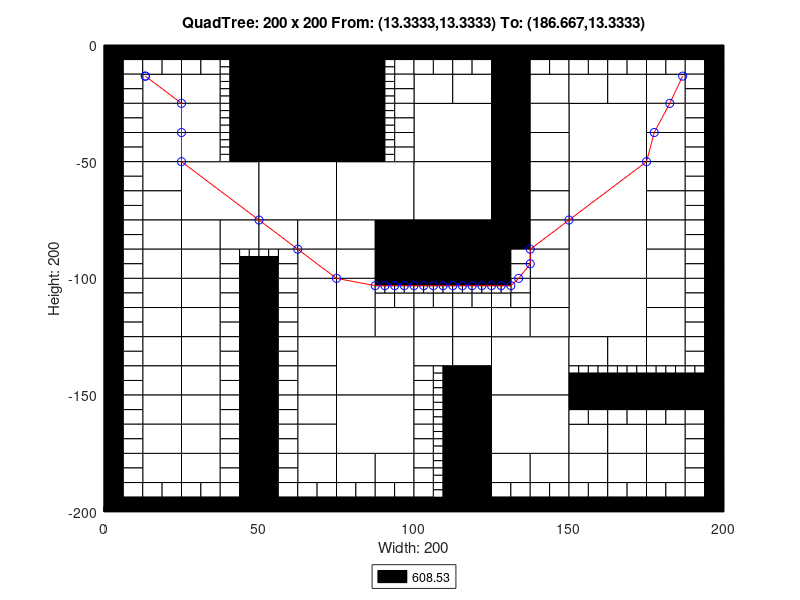

Reproduce this figure in MATLAB.
axis([0 200 -200 0]);
title('QuadTree: 200 x 200 From: (13.3333,13.3333) To: (186.667,13.3333)');
xlabel('Width: 200');
ylabel('Height: 200');
rectangle('Position',[50 -25 25 25], 'FaceColor',[0 0 0]);
rectangle('Position',[50 -50 25 25], 'FaceColor',[0 0 0]);
rectangle('Position',[25 -75 25 25], 'FaceColor',[1 1 1]);
rectangle('Position',[50 -75 25 25], 'FaceColor',[1 1 1]);
rectangle('Position',[75 -75 25 25], 'FaceColor',[1 1 1]);
rectangle('Position',[100 -50 25 25], 'FaceColor',[1 1 1]);
rectangle('Position',[150 -50 25 25], 'FaceColor',[1 1 1]);
rectangle('Position',[100 -75 25 25], 'FaceColor',[1 1 1]);
rectangle('Position',[100 -100 25 25], 'FaceColor',[0 0 0]);
rectangle('Position',[150 -75 25 25], 'FaceColor',[1 1 1]);
rectangle('Position',[150 -100 25 25], 'FaceColor',[1 1 1]);
rectangle('Position',[75 -150 25 25], 'FaceColor',[1 1 1]);
rectangle('Position',[75 -175 25 25], 'FaceColor',[1 1 1]);
rectangle('Position',[125 -150 25 25], 'FaceColor',[1 1 1]);
rectangle('Position',[150 -125 25 25], 'FaceColor',[1 1 1]);
rectangle('Position',[125 -175 25 25], 'FaceColor',[1 1 1]);
rectangle('Position',[12.5 -25 12.5 12.5], 'FaceColor',[1 1 1]);
rectangle('Position',[25 -25 12.5 12.5], 'FaceColor',[1 1 1]);
rectangle('Position',[12.5 -37.5 12.5 12.5], 'FaceColor',[1 1 1]);
rectangle('Position',[12.5 -50 12.5 12.5], 'FaceColor',[1 1 1]);
rectangle('Position',[25 -37.5 12.5 12.5], 'FaceColor',[1 1 1]);
rectangle('Position',[25 -50 12.5 12.5], 'FaceColor',[1 1 1]);
rectangle('Position',[75 -12.5 12.5 12.5], 'FaceColor',[0 0 0]);
rectangle('Position',[75 -25 12.5 12.5], 'FaceColor',[0 0 0]);
rectangle('Position',[75 -37.5 12.5 12.5], 'FaceColor',[0 0 0]);
rectangle('Position',[75 -50 12.5 12.5], 'FaceColor',[0 0 0]);
rectangle('Position',[12.5 -62.5 12.5 12.5], 'FaceColor',[1 1 1]);
rectangle('Position',[12.5 -75 12.5 12.5], 'FaceColor',[1 1 1]);
rectangle('Position',[12.5 -87.5 12.5 12.5], 'FaceColor',[1 1 1]);
rectangle('Position',[12.5 -100 12.5 12.5], 'FaceColor',[1 1 1]);
rectangle('Position',[25 -87.5 12.5 12.5], 'FaceColor',[1 1 1]);
rectangle('Position',[37.5 -87.5 12.5 12.5], 'FaceColor',[1 1 1]);
rectangle('Position',[25 -100 12.5 12.5], 'FaceColor',[1 1 1]);
rectangle('Position',[50 -87.5 12.5 12.5], 'FaceColor',[1 1 1]);
rectangle('Position',[62.5 -87.5 12.5 12.5], 'FaceColor',[1 1 1]);
rectangle('Position',[62.5 -100 12.5 12.5], 'FaceColor',[1 1 1]);
rectangle('Position',[75 -87.5 12.5 12.5], 'FaceColor',[1 1 1]);
rectangle('Position',[87.5 -87.5 12.5 12.5], 'FaceColor',[0 0 0]);
rectangle('Position',[75 -100 12.5 12.5], 'FaceColor',[1 1 1]);
rectangle('Position',[87.5 -100 12.5 12.5], 'FaceColor',[0 0 0]);
rectangle('Position',[100 -25 12.5 12.5], 'FaceColor',[1 1 1]);
rectangle('Position',[112.5 -25 12.5 12.5], 'FaceColor',[1 1 1]);
rectangle('Position',[125 -12.5 12.5 12.5], 'FaceColor',[0 0 0]);
rectangle('Position',[125 -25 12.5 12.5], 'FaceColor',[0 0 0]);
rectangle('Position',[137.5 -25 12.5 12.5], 'FaceColor',[1 1 1]);
rectangle('Position',[125 -37.5 12.5 12.5], 'FaceColor',[0 0 0]);
rectangle('Position',[137.5 -37.5 12.5 12.5], 'FaceColor',[1 1 1]);
rectangle('Position',[125 -50 12.5 12.5], 'FaceColor',[0 0 0]);
rectangle('Position',[137.5 -50 12.5 12.5], 'FaceColor',[1 1 1]);
rectangle('Position',[150 -25 12.5 12.5], 'FaceColor',[1 1 1]);
rectangle('Position',[162.5 -25 12.5 12.5], 'FaceColor',[1 1 1]);
rectangle('Position',[175 -25 12.5 12.5], 'FaceColor',[1 1 1]);
rectangle('Position',[175 -37.5 12.5 12.5], 'FaceColor',[1 1 1]);
rectangle('Position',[175 -50 12.5 12.5], 'FaceColor',[1 1 1]);
rectangle('Position',[125 -62.5 12.5 12.5], 'FaceColor',[0 0 0]);
rectangle('Position',[137.5 -62.5 12.5 12.5], 'FaceColor',[1 1 1]);
rectangle('Position',[125 -75 12.5 12.5], 'FaceColor',[0 0 0]);
rectangle('Position',[137.5 -75 12.5 12.5], 'FaceColor',[1 1 1]);
rectangle('Position',[125 -87.5 12.5 12.5], 'FaceColor',[0 0 0]);
rectangle('Position',[137.5 -87.5 12.5 12.5], 'FaceColor',[1 1 1]);
rectangle('Position',[137.5 -100 12.5 12.5], 'FaceColor',[1 1 1]);
rectangle('Position',[175 -62.5 12.5 12.5], 'FaceColor',[1 1 1]);
rectangle('Position',[175 -75 12.5 12.5], 'FaceColor',[1 1 1]);
rectangle('Position',[175 -87.5 12.5 12.5], 'FaceColor',[1 1 1]);
rectangle('Position',[175 -100 12.5 12.5], 'FaceColor',[1 1 1]);
rectangle('Position',[12.5 -112.5 12.5 12.5], 'FaceColor',[1 1 1]);
rectangle('Position',[12.5 -125 12.5 12.5], 'FaceColor',[1 1 1]);
rectangle('Position',[25 -112.5 12.5 12.5], 'FaceColor',[1 1 1]);
rectangle('Position',[25 -125 12.5 12.5], 'FaceColor',[1 1 1]);
rectangle('Position',[12.5 -137.5 12.5 12.5], 'FaceColor',[1 1 1]);
rectangle('Position',[12.5 -150 12.5 12.5], 'FaceColor',[1 1 1]);
rectangle('Position',[25 -137.5 12.5 12.5], 'FaceColor',[1 1 1]);
rectangle('Position',[25 -150 12.5 12.5], 'FaceColor',[1 1 1]);
rectangle('Position',[62.5 -112.5 12.5 12.5], 'FaceColor',[1 1 1]);
rectangle('Position',[62.5 -125 12.5 12.5], 'FaceColor',[1 1 1]);
rectangle('Position',[75 -112.5 12.5 12.5], 'FaceColor',[1 1 1]);
rectangle('Position',[75 -125 12.5 12.5], 'FaceColor',[1 1 1]);
rectangle('Position',[87.5 -125 12.5 12.5], 'FaceColor',[1 1 1]);
rectangle('Position',[62.5 -137.5 12.5 12.5], 'FaceColor',[1 1 1]);
rectangle('Position',[62.5 -150 12.5 12.5], 'FaceColor',[1 1 1]);
rectangle('Position',[12.5 -162.5 12.5 12.5], 'FaceColor',[1 1 1]);
rectangle('Position',[12.5 -175 12.5 12.5], 'FaceColor',[1 1 1]);
rectangle('Position',[25 -162.5 12.5 12.5], 'FaceColor',[1 1 1]);
rectangle('Position',[25 -175 12.5 12.5], 'FaceColor',[1 1 1]);
rectangle('Position',[12.5 -187.5 12.5 12.5], 'FaceColor',[1 1 1]);
rectangle('Position',[25 -187.5 12.5 12.5], 'FaceColor',[1 1 1]);
rectangle('Position',[62.5 -162.5 12.5 12.5], 'FaceColor',[1 1 1]);
rectangle('Position',[62.5 -175 12.5 12.5], 'FaceColor',[1 1 1]);
rectangle('Position',[62.5 -187.5 12.5 12.5], 'FaceColor',[1 1 1]);
rectangle('Position',[75 -187.5 12.5 12.5], 'FaceColor',[1 1 1]);
rectangle('Position',[87.5 -187.5 12.5 12.5], 'FaceColor',[1 1 1]);
rectangle('Position',[100 -125 12.5 12.5], 'FaceColor',[1 1 1]);
rectangle('Position',[112.5 -125 12.5 12.5], 'FaceColor',[1 1 1]);
rectangle('Position',[137.5 -112.5 12.5 12.5], 'FaceColor',[1 1 1]);
rectangle('Position',[125 -125 12.5 12.5], 'FaceColor',[1 1 1]);
rectangle('Position',[137.5 -125 12.5 12.5], 'FaceColor',[1 1 1]);
rectangle('Position',[100 -137.5 12.5 12.5], 'FaceColor',[1 1 1]);
rectangle('Position',[112.5 -137.5 12.5 12.5], 'FaceColor',[1 1 1]);
rectangle('Position',[112.5 -150 12.5 12.5], 'FaceColor',[0 0 0]);
rectangle('Position',[175 -112.5 12.5 12.5], 'FaceColor',[1 1 1]);
rectangle('Position',[175 -125 12.5 12.5], 'FaceColor',[1 1 1]);
rectangle('Position',[150 -137.5 12.5 12.5], 'FaceColor',[1 1 1]);
rectangle('Position',[162.5 -137.5 12.5 12.5], 'FaceColor',[1 1 1]);
rectangle('Position',[175 -137.5 12.5 12.5], 'FaceColor',[1 1 1]);
rectangle('Position',[112.5 -162.5 12.5 12.5], 'FaceColor',[0 0 0]);
rectangle('Position',[112.5 -175 12.5 12.5], 'FaceColor',[0 0 0]);
rectangle('Position',[112.5 -187.5 12.5 12.5], 'FaceColor',[0 0 0]);
rectangle('Position',[112.5 -200 12.5 12.5], 'FaceColor',[0 0 0]);
rectangle('Position',[125 -187.5 12.5 12.5], 'FaceColor',[1 1 1]);
rectangle('Position',[137.5 -187.5 12.5 12.5], 'FaceColor',[1 1 1]);
rectangle('Position',[150 -175 12.5 12.5], 'FaceColor',[1 1 1]);
rectangle('Position',[162.5 -175 12.5 12.5], 'FaceColor',[1 1 1]);
rectangle('Position',[175 -175 12.5 12.5], 'FaceColor',[1 1 1]);
rectangle('Position',[150 -187.5 12.5 12.5], 'FaceColor',[1 1 1]);
rectangle('Position',[162.5 -187.5 12.5 12.5], 'FaceColor',[1 1 1]);
rectangle('Position',[175 -187.5 12.5 12.5], 'FaceColor',[1 1 1]);
rectangle('Position',[0 -6.25 6.25 6.25], 'FaceColor',[0 0 0]);
rectangle('Position',[6.25 -6.25 6.25 6.25], 'FaceColor',[0 0 0]);
rectangle('Position',[0 -12.5 6.25 6.25], 'FaceColor',[0 0 0]);
rectangle('Position',[6.25 -12.5 6.25 6.25], 'FaceColor',[1 1 1]);
rectangle('Position',[12.5 -6.25 6.25 6.25], 'FaceColor',[0 0 0]);
rectangle('Position',[18.75 -6.25 6.25 6.25], 'FaceColor',[0 0 0]);
rectangle('Position',[12.5 -12.5 6.25 6.25], 'FaceColor',[1 1 1]);
rectangle('Position',[18.75 -12.5 6.25 6.25], 'FaceColor',[1 1 1]);
rectangle('Position',[0 -18.75 6.25 6.25], 'FaceColor',[0 0 0]);
rectangle('Position',[6.25 -18.75 6.25 6.25], 'FaceColor',[1 1 1]);
rectangle('Position',[0 -25 6.25 6.25], 'FaceColor',[0 0 0]);
rectangle('Position',[6.25 -25 6.25 6.25], 'FaceColor',[1 1 1]);
rectangle('Position',[25 -6.25 6.25 6.25], 'FaceColor',[0 0 0]);
rectangle('Position',[31.25 -6.25 6.25 6.25], 'FaceColor',[0 0 0]);
rectangle('Position',[25 -12.5 6.25 6.25], 'FaceColor',[1 1 1]);
rectangle('Position',[31.25 -12.5 6.25 6.25], 'FaceColor',[1 1 1]);
rectangle('Position',[37.5 -6.25 6.25 6.25], 'FaceColor',[0 0 0]);
rectangle('Position',[43.75 -6.25 6.25 6.25], 'FaceColor',[0 0 0]);
rectangle('Position',[43.75 -12.5 6.25 6.25], 'FaceColor',[0 0 0]);
rectangle('Position',[43.75 -18.75 6.25 6.25], 'FaceColor',[0 0 0]);
rectangle('Position',[43.75 -25 6.25 6.25], 'FaceColor',[0 0 0]);
rectangle('Position',[0 -31.25 6.25 6.25], 'FaceColor',[0 0 0]);
rectangle('Position',[6.25 -31.25 6.25 6.25], 'FaceColor',[1 1 1]);
rectangle('Position',[0 -37.5 6.25 6.25], 'FaceColor',[0 0 0]);
rectangle('Position',[6.25 -37.5 6.25 6.25], 'FaceColor',[1 1 1]);
rectangle('Position',[0 -43.75 6.25 6.25], 'FaceColor',[0 0 0]);
rectangle('Position',[6.25 -43.75 6.25 6.25], 'FaceColor',[1 1 1]);
rectangle('Position',[0 -50 6.25 6.25], 'FaceColor',[0 0 0]);
rectangle('Position',[6.25 -50 6.25 6.25], 'FaceColor',[1 1 1]);
rectangle('Position',[43.75 -31.25 6.25 6.25], 'FaceColor',[0 0 0]);
rectangle('Position',[43.75 -37.5 6.25 6.25], 'FaceColor',[0 0 0]);
rectangle('Position',[43.75 -43.75 6.25 6.25], 'FaceColor',[0 0 0]);
rectangle('Position',[43.75 -50 6.25 6.25], 'FaceColor',[0 0 0]);
rectangle('Position',[87.5 -6.25 6.25 6.25], 'FaceColor',[0 0 0]);
rectangle('Position',[93.75 -6.25 6.25 6.25], 'FaceColor',[0 0 0]);
rectangle('Position',[93.75 -12.5 6.25 6.25], 'FaceColor',[1 1 1]);
rectangle('Position',[93.75 -18.75 6.25 6.25], 'FaceColor',[1 1 1]);
rectangle('Position',[93.75 -25 6.25 6.25], 'FaceColor',[1 1 1]);
rectangle('Position',[93.75 -31.25 6.25 6.25], 'FaceColor',[1 1 1]);
rectangle('Position',[93.75 -37.5 6.25 6.25], 'FaceColor',[1 1 1]);
rectangle('Position',[93.75 -43.75 6.25 6.25], 'FaceColor',[1 1 1]);
rectangle('Position',[93.75 -50 6.25 6.25], 'FaceColor',[1 1 1]);
rectangle('Position',[0 -56.25 6.25 6.25], 'FaceColor',[0 0 0]);
rectangle('Position',[6.25 -56.25 6.25 6.25], 'FaceColor',[1 1 1]);
rectangle('Position',[0 -62.5 6.25 6.25], 'FaceColor',[0 0 0]);
rectangle('Position',[6.25 -62.5 6.25 6.25], 'FaceColor',[1 1 1]);
rectangle('Position',[0 -68.75 6.25 6.25], 'FaceColor',[0 0 0]);
rectangle('Position',[6.25 -68.75 6.25 6.25], 'FaceColor',[1 1 1]);
rectangle('Position',[0 -75 6.25 6.25], 'FaceColor',[0 0 0]);
rectangle('Position',[6.25 -75 6.25 6.25], 'FaceColor',[1 1 1]);
rectangle('Position',[0 -81.25 6.25 6.25], 'FaceColor',[0 0 0]);
rectangle('Position',[6.25 -81.25 6.25 6.25], 'FaceColor',[1 1 1]);
rectangle('Position',[0 -87.5 6.25 6.25], 'FaceColor',[0 0 0]);
rectangle('Position',[6.25 -87.5 6.25 6.25], 'FaceColor',[1 1 1]);
rectangle('Position',[0 -93.75 6.25 6.25], 'FaceColor',[0 0 0]);
rectangle('Position',[6.25 -93.75 6.25 6.25], 'FaceColor',[1 1 1]);
rectangle('Position',[0 -100 6.25 6.25], 'FaceColor',[0 0 0]);
rectangle('Position',[6.25 -100 6.25 6.25], 'FaceColor',[1 1 1]);
rectangle('Position',[37.5 -93.75 6.25 6.25], 'FaceColor',[1 1 1]);
rectangle('Position',[37.5 -100 6.25 6.25], 'FaceColor',[1 1 1]);
rectangle('Position',[43.75 -100 6.25 6.25], 'FaceColor',[0 0 0]);
rectangle('Position',[56.25 -93.75 6.25 6.25], 'FaceColor',[1 1 1]);
rectangle('Position',[50 -100 6.25 6.25], 'FaceColor',[0 0 0]);
rectangle('Position',[56.25 -100 6.25 6.25], 'FaceColor',[1 1 1]);
rectangle('Position',[100 -6.25 6.25 6.25], 'FaceColor',[0 0 0]);
rectangle('Position',[106.25 -6.25 6.25 6.25], 'FaceColor',[0 0 0]);
rectangle('Position',[100 -12.5 6.25 6.25], 'FaceColor',[1 1 1]);
rectangle('Position',[106.25 -12.5 6.25 6.25], 'FaceColor',[1 1 1]);
rectangle('Position',[112.5 -6.25 6.25 6.25], 'FaceColor',[0 0 0]);
rectangle('Position',[118.75 -6.25 6.25 6.25], 'FaceColor',[0 0 0]);
rectangle('Position',[112.5 -12.5 6.25 6.25], 'FaceColor',[1 1 1]);
rectangle('Position',[118.75 -12.5 6.25 6.25], 'FaceColor',[1 1 1]);
rectangle('Position',[137.5 -6.25 6.25 6.25], 'FaceColor',[0 0 0]);
rectangle('Position',[143.75 -6.25 6.25 6.25], 'FaceColor',[0 0 0]);
rectangle('Position',[137.5 -12.5 6.25 6.25], 'FaceColor',[1 1 1]);
rectangle('Position',[143.75 -12.5 6.25 6.25], 'FaceColor',[1 1 1]);
rectangle('Position',[150 -6.25 6.25 6.25], 'FaceColor',[0 0 0]);
rectangle('Position',[156.25 -6.25 6.25 6.25], 'FaceColor',[0 0 0]);
rectangle('Position',[150 -12.5 6.25 6.25], 'FaceColor',[1 1 1]);
rectangle('Position',[156.25 -12.5 6.25 6.25], 'FaceColor',[1 1 1]);
rectangle('Position',[162.5 -6.25 6.25 6.25], 'FaceColor',[0 0 0]);
rectangle('Position',[168.75 -6.25 6.25 6.25], 'FaceColor',[0 0 0]);
rectangle('Position',[162.5 -12.5 6.25 6.25], 'FaceColor',[1 1 1]);
rectangle('Position',[168.75 -12.5 6.25 6.25], 'FaceColor',[1 1 1]);
rectangle('Position',[175 -6.25 6.25 6.25], 'FaceColor',[0 0 0]);
rectangle('Position',[181.25 -6.25 6.25 6.25], 'FaceColor',[0 0 0]);
rectangle('Position',[175 -12.5 6.25 6.25], 'FaceColor',[1 1 1]);
rectangle('Position',[181.25 -12.5 6.25 6.25], 'FaceColor',[1 1 1]);
rectangle('Position',[187.5 -6.25 6.25 6.25], 'FaceColor',[0 0 0]);
rectangle('Position',[193.75 -6.25 6.25 6.25], 'FaceColor',[0 0 0]);
rectangle('Position',[187.5 -12.5 6.25 6.25], 'FaceColor',[1 1 1]);
rectangle('Position',[193.75 -12.5 6.25 6.25], 'FaceColor',[0 0 0]);
rectangle('Position',[187.5 -18.75 6.25 6.25], 'FaceColor',[1 1 1]);
rectangle('Position',[193.75 -18.75 6.25 6.25], 'FaceColor',[0 0 0]);
rectangle('Position',[187.5 -25 6.25 6.25], 'FaceColor',[1 1 1]);
rectangle('Position',[193.75 -25 6.25 6.25], 'FaceColor',[0 0 0]);
rectangle('Position',[187.5 -31.25 6.25 6.25], 'FaceColor',[1 1 1]);
rectangle('Position',[193.75 -31.25 6.25 6.25], 'FaceColor',[0 0 0]);
rectangle('Position',[187.5 -37.5 6.25 6.25], 'FaceColor',[1 1 1]);
rectangle('Position',[193.75 -37.5 6.25 6.25], 'FaceColor',[0 0 0]);
rectangle('Position',[187.5 -43.75 6.25 6.25], 'FaceColor',[1 1 1]);
rectangle('Position',[193.75 -43.75 6.25 6.25], 'FaceColor',[0 0 0]);
rectangle('Position',[187.5 -50 6.25 6.25], 'FaceColor',[1 1 1]);
rectangle('Position',[193.75 -50 6.25 6.25], 'FaceColor',[0 0 0]);
rectangle('Position',[125 -93.75 6.25 6.25], 'FaceColor',[0 0 0]);
rectangle('Position',[131.25 -93.75 6.25 6.25], 'FaceColor',[1 1 1]);
rectangle('Position',[125 -100 6.25 6.25], 'FaceColor',[0 0 0]);
rectangle('Position',[131.25 -100 6.25 6.25], 'FaceColor',[1 1 1]);
rectangle('Position',[187.5 -56.25 6.25 6.25], 'FaceColor',[1 1 1]);
rectangle('Position',[193.75 -56.25 6.25 6.25], 'FaceColor',[0 0 0]);
rectangle('Position',[187.5 -62.5 6.25 6.25], 'FaceColor',[1 1 1]);
rectangle('Position',[193.75 -62.5 6.25 6.25], 'FaceColor',[0 0 0]);
rectangle('Position',[187.5 -68.75 6.25 6.25], 'FaceColor',[1 1 1]);
rectangle('Position',[193.75 -68.75 6.25 6.25], 'FaceColor',[0 0 0]);
rectangle('Position',[187.5 -75 6.25 6.25], 'FaceColor',[1 1 1]);
rectangle('Position',[193.75 -75 6.25 6.25], 'FaceColor',[0 0 0]);
rectangle('Position',[187.5 -81.25 6.25 6.25], 'FaceColor',[1 1 1]);
rectangle('Position',[193.75 -81.25 6.25 6.25], 'FaceColor',[0 0 0]);
rectangle('Position',[187.5 -87.5 6.25 6.25], 'FaceColor',[1 1 1]);
rectangle('Position',[193.75 -87.5 6.25 6.25], 'FaceColor',[0 0 0]);
rectangle('Position',[187.5 -93.75 6.25 6.25], 'FaceColor',[1 1 1]);
rectangle('Position',[193.75 -93.75 6.25 6.25], 'FaceColor',[0 0 0]);
rectangle('Position',[187.5 -100 6.25 6.25], 'FaceColor',[1 1 1]);
rectangle('Position',[193.75 -100 6.25 6.25], 'FaceColor',[0 0 0]);
rectangle('Position',[0 -106.25 6.25 6.25], 'FaceColor',[0 0 0]);
rectangle('Position',[6.25 -106.25 6.25 6.25], 'FaceColor',[1 1 1]);
rectangle('Position',[0 -112.5 6.25 6.25], 'FaceColor',[0 0 0]);
rectangle('Position',[6.25 -112.5 6.25 6.25], 'FaceColor',[1 1 1]);
rectangle('Position',[0 -118.75 6.25 6.25], 'FaceColor',[0 0 0]);
rectangle('Position',[6.25 -118.75 6.25 6.25], 'FaceColor',[1 1 1]);
rectangle('Position',[0 -125 6.25 6.25], 'FaceColor',[0 0 0]);
rectangle('Position',[6.25 -125 6.25 6.25], 'FaceColor',[1 1 1]);
rectangle('Position',[37.5 -106.25 6.25 6.25], 'FaceColor',[1 1 1]);
rectangle('Position',[43.75 -106.25 6.25 6.25], 'FaceColor',[0 0 0]);
rectangle('Position',[37.5 -112.5 6.25 6.25], 'FaceColor',[1 1 1]);
rectangle('Position',[43.75 -112.5 6.25 6.25], 'FaceColor',[0 0 0]);
rectangle('Position',[37.5 -118.75 6.25 6.25], 'FaceColor',[1 1 1]);
rectangle('Position',[43.75 -118.75 6.25 6.25], 'FaceColor',[0 0 0]);
rectangle('Position',[37.5 -125 6.25 6.25], 'FaceColor',[1 1 1]);
rectangle('Position',[43.75 -125 6.25 6.25], 'FaceColor',[0 0 0]);
rectangle('Position',[0 -131.25 6.25 6.25], 'FaceColor',[0 0 0]);
rectangle('Position',[6.25 -131.25 6.25 6.25], 'FaceColor',[1 1 1]);
rectangle('Position',[0 -137.5 6.25 6.25], 'FaceColor',[0 0 0]);
rectangle('Position',[6.25 -137.5 6.25 6.25], 'FaceColor',[1 1 1]);
rectangle('Position',[0 -143.75 6.25 6.25], 'FaceColor',[0 0 0]);
rectangle('Position',[6.25 -143.75 6.25 6.25], 'FaceColor',[1 1 1]);
rectangle('Position',[0 -150 6.25 6.25], 'FaceColor',[0 0 0]);
rectangle('Position',[6.25 -150 6.25 6.25], 'FaceColor',[1 1 1]);
rectangle('Position',[37.5 -131.25 6.25 6.25], 'FaceColor',[1 1 1]);
rectangle('Position',[43.75 -131.25 6.25 6.25], 'FaceColor',[0 0 0]);
rectangle('Position',[37.5 -137.5 6.25 6.25], 'FaceColor',[1 1 1]);
rectangle('Position',[43.75 -137.5 6.25 6.25], 'FaceColor',[0 0 0]);
rectangle('Position',[37.5 -143.75 6.25 6.25], 'FaceColor',[1 1 1]);
rectangle('Position',[43.75 -143.75 6.25 6.25], 'FaceColor',[0 0 0]);
rectangle('Position',[37.5 -150 6.25 6.25], 'FaceColor',[1 1 1]);
rectangle('Position',[43.75 -150 6.25 6.25], 'FaceColor',[0 0 0]);
rectangle('Position',[50 -106.25 6.25 6.25], 'FaceColor',[0 0 0]);
rectangle('Position',[56.25 -106.25 6.25 6.25], 'FaceColor',[1 1 1]);
rectangle('Position',[50 -112.5 6.25 6.25], 'FaceColor',[0 0 0]);
rectangle('Position',[56.25 -112.5 6.25 6.25], 'FaceColor',[1 1 1]);
rectangle('Position',[50 -118.75 6.25 6.25], 'FaceColor',[0 0 0]);
rectangle('Position',[56.25 -118.75 6.25 6.25], 'FaceColor',[1 1 1]);
rectangle('Position',[50 -125 6.25 6.25], 'FaceColor',[0 0 0]);
rectangle('Position',[56.25 -125 6.25 6.25], 'FaceColor',[1 1 1]);
rectangle('Position',[87.5 -112.5 6.25 6.25], 'FaceColor',[1 1 1]);
rectangle('Position',[93.75 -112.5 6.25 6.25], 'FaceColor',[1 1 1]);
rectangle('Position',[50 -131.25 6.25 6.25], 'FaceColor',[0 0 0]);
rectangle('Position',[56.25 -131.25 6.25 6.25], 'FaceColor',[1 1 1]);
rectangle('Position',[50 -137.5 6.25 6.25], 'FaceColor',[0 0 0]);
rectangle('Position',[56.25 -137.5 6.25 6.25], 'FaceColor',[1 1 1]);
rectangle('Position',[50 -143.75 6.25 6.25], 'FaceColor',[0 0 0]);
rectangle('Position',[56.25 -143.75 6.25 6.25], 'FaceColor',[1 1 1]);
rectangle('Position',[50 -150 6.25 6.25], 'FaceColor',[0 0 0]);
rectangle('Position',[56.25 -150 6.25 6.25], 'FaceColor',[1 1 1]);
rectangle('Position',[0 -156.25 6.25 6.25], 'FaceColor',[0 0 0]);
rectangle('Position',[6.25 -156.25 6.25 6.25], 'FaceColor',[1 1 1]);
rectangle('Position',[0 -162.5 6.25 6.25], 'FaceColor',[0 0 0]);
rectangle('Position',[6.25 -162.5 6.25 6.25], 'FaceColor',[1 1 1]);
rectangle('Position',[0 -168.75 6.25 6.25], 'FaceColor',[0 0 0]);
rectangle('Position',[6.25 -168.75 6.25 6.25], 'FaceColor',[1 1 1]);
rectangle('Position',[0 -175 6.25 6.25], 'FaceColor',[0 0 0]);
rectangle('Position',[6.25 -175 6.25 6.25], 'FaceColor',[1 1 1]);
rectangle('Position',[37.5 -156.25 6.25 6.25], 'FaceColor',[1 1 1]);
rectangle('Position',[43.75 -156.25 6.25 6.25], 'FaceColor',[0 0 0]);
rectangle('Position',[37.5 -162.5 6.25 6.25], 'FaceColor',[1 1 1]);
rectangle('Position',[43.75 -162.5 6.25 6.25], 'FaceColor',[0 0 0]);
rectangle('Position',[37.5 -168.75 6.25 6.25], 'FaceColor',[1 1 1]);
rectangle('Position',[43.75 -168.75 6.25 6.25], 'FaceColor',[0 0 0]);
rectangle('Position',[37.5 -175 6.25 6.25], 'FaceColor',[1 1 1]);
rectangle('Position',[43.75 -175 6.25 6.25], 'FaceColor',[0 0 0]);
rectangle('Position',[0 -181.25 6.25 6.25], 'FaceColor',[0 0 0]);
rectangle('Position',[6.25 -181.25 6.25 6.25], 'FaceColor',[1 1 1]);
rectangle('Position',[0 -187.5 6.25 6.25], 'FaceColor',[0 0 0]);
rectangle('Position',[6.25 -187.5 6.25 6.25], 'FaceColor',[1 1 1]);
rectangle('Position',[0 -193.75 6.25 6.25], 'FaceColor',[0 0 0]);
rectangle('Position',[6.25 -193.75 6.25 6.25], 'FaceColor',[1 1 1]);
rectangle('Position',[0 -200 6.25 6.25], 'FaceColor',[0 0 0]);
rectangle('Position',[6.25 -200 6.25 6.25], 'FaceColor',[0 0 0]);
rectangle('Position',[12.5 -193.75 6.25 6.25], 'FaceColor',[1 1 1]);
rectangle('Position',[18.75 -193.75 6.25 6.25], 'FaceColor',[1 1 1]);
rectangle('Position',[12.5 -200 6.25 6.25], 'FaceColor',[0 0 0]);
rectangle('Position',[18.75 -200 6.25 6.25], 'FaceColor',[0 0 0]);
rectangle('Position',[37.5 -181.25 6.25 6.25], 'FaceColor',[1 1 1]);
rectangle('Position',[43.75 -181.25 6.25 6.25], 'FaceColor',[0 0 0]);
rectangle('Position',[37.5 -187.5 6.25 6.25], 'FaceColor',[1 1 1]);
rectangle('Position',[43.75 -187.5 6.25 6.25], 'FaceColor',[0 0 0]);
rectangle('Position',[25 -193.75 6.25 6.25], 'FaceColor',[1 1 1]);
rectangle('Position',[31.25 -193.75 6.25 6.25], 'FaceColor',[1 1 1]);
rectangle('Position',[25 -200 6.25 6.25], 'FaceColor',[0 0 0]);
rectangle('Position',[31.25 -200 6.25 6.25], 'FaceColor',[0 0 0]);
rectangle('Position',[37.5 -193.75 6.25 6.25], 'FaceColor',[1 1 1]);
rectangle('Position',[43.75 -193.75 6.25 6.25], 'FaceColor',[0 0 0]);
rectangle('Position',[37.5 -200 6.25 6.25], 'FaceColor',[0 0 0]);
rectangle('Position',[43.75 -200 6.25 6.25], 'FaceColor',[0 0 0]);
rectangle('Position',[50 -156.25 6.25 6.25], 'FaceColor',[0 0 0]);
rectangle('Position',[56.25 -156.25 6.25 6.25], 'FaceColor',[1 1 1]);
rectangle('Position',[50 -162.5 6.25 6.25], 'FaceColor',[0 0 0]);
rectangle('Position',[56.25 -162.5 6.25 6.25], 'FaceColor',[1 1 1]);
rectangle('Position',[50 -168.75 6.25 6.25], 'FaceColor',[0 0 0]);
rectangle('Position',[56.25 -168.75 6.25 6.25], 'FaceColor',[1 1 1]);
rectangle('Position',[50 -175 6.25 6.25], 'FaceColor',[0 0 0]);
rectangle('Position',[56.25 -175 6.25 6.25], 'FaceColor',[1 1 1]);
rectangle('Position',[50 -181.25 6.25 6.25], 'FaceColor',[0 0 0]);
rectangle('Position',[56.25 -181.25 6.25 6.25], 'FaceColor',[1 1 1]);
rectangle('Position',[50 -187.5 6.25 6.25], 'FaceColor',[0 0 0]);
rectangle('Position',[56.25 -187.5 6.25 6.25], 'FaceColor',[1 1 1]);
rectangle('Position',[50 -193.75 6.25 6.25], 'FaceColor',[0 0 0]);
rectangle('Position',[56.25 -193.75 6.25 6.25], 'FaceColor',[1 1 1]);
rectangle('Position',[50 -200 6.25 6.25], 'FaceColor',[0 0 0]);
rectangle('Position',[56.25 -200 6.25 6.25], 'FaceColor',[0 0 0]);
rectangle('Position',[62.5 -193.75 6.25 6.25], 'FaceColor',[1 1 1]);
rectangle('Position',[68.75 -193.75 6.25 6.25], 'FaceColor',[1 1 1]);
rectangle('Position',[62.5 -200 6.25 6.25], 'FaceColor',[0 0 0]);
rectangle('Position',[68.75 -200 6.25 6.25], 'FaceColor',[0 0 0]);
rectangle('Position',[75 -193.75 6.25 6.25], 'FaceColor',[1 1 1]);
rectangle('Position',[81.25 -193.75 6.25 6.25], 'FaceColor',[1 1 1]);
rectangle('Position',[75 -200 6.25 6.25], 'FaceColor',[0 0 0]);
rectangle('Position',[81.25 -200 6.25 6.25], 'FaceColor',[0 0 0]);
rectangle('Position',[87.5 -193.75 6.25 6.25], 'FaceColor',[1 1 1]);
rectangle('Position',[93.75 -193.75 6.25 6.25], 'FaceColor',[1 1 1]);
rectangle('Position',[87.5 -200 6.25 6.25], 'FaceColor',[0 0 0]);
rectangle('Position',[93.75 -200 6.25 6.25], 'FaceColor',[0 0 0]);
rectangle('Position',[100 -112.5 6.25 6.25], 'FaceColor',[1 1 1]);
rectangle('Position',[106.25 -112.5 6.25 6.25], 'FaceColor',[1 1 1]);
rectangle('Position',[112.5 -112.5 6.25 6.25], 'FaceColor',[1 1 1]);
rectangle('Position',[118.75 -112.5 6.25 6.25], 'FaceColor',[1 1 1]);
rectangle('Position',[131.25 -106.25 6.25 6.25], 'FaceColor',[1 1 1]);
rectangle('Position',[125 -112.5 6.25 6.25], 'FaceColor',[1 1 1]);
rectangle('Position',[131.25 -112.5 6.25 6.25], 'FaceColor',[1 1 1]);
rectangle('Position',[100 -143.75 6.25 6.25], 'FaceColor',[1 1 1]);
rectangle('Position',[100 -150 6.25 6.25], 'FaceColor',[1 1 1]);
rectangle('Position',[187.5 -106.25 6.25 6.25], 'FaceColor',[1 1 1]);
rectangle('Position',[193.75 -106.25 6.25 6.25], 'FaceColor',[0 0 0]);
rectangle('Position',[187.5 -112.5 6.25 6.25], 'FaceColor',[1 1 1]);
rectangle('Position',[193.75 -112.5 6.25 6.25], 'FaceColor',[0 0 0]);
rectangle('Position',[187.5 -118.75 6.25 6.25], 'FaceColor',[1 1 1]);
rectangle('Position',[193.75 -118.75 6.25 6.25], 'FaceColor',[0 0 0]);
rectangle('Position',[187.5 -125 6.25 6.25], 'FaceColor',[1 1 1]);
rectangle('Position',[193.75 -125 6.25 6.25], 'FaceColor',[0 0 0]);
rectangle('Position',[150 -150 6.25 6.25], 'FaceColor',[0 0 0]);
rectangle('Position',[156.25 -150 6.25 6.25], 'FaceColor',[0 0 0]);
rectangle('Position',[162.5 -150 6.25 6.25], 'FaceColor',[0 0 0]);
rectangle('Position',[168.75 -150 6.25 6.25], 'FaceColor',[0 0 0]);
rectangle('Position',[187.5 -131.25 6.25 6.25], 'FaceColor',[1 1 1]);
rectangle('Position',[193.75 -131.25 6.25 6.25], 'FaceColor',[0 0 0]);
rectangle('Position',[187.5 -137.5 6.25 6.25], 'FaceColor',[1 1 1]);
rectangle('Position',[193.75 -137.5 6.25 6.25], 'FaceColor',[0 0 0]);
rectangle('Position',[175 -150 6.25 6.25], 'FaceColor',[0 0 0]);
rectangle('Position',[181.25 -150 6.25 6.25], 'FaceColor',[0 0 0]);
rectangle('Position',[193.75 -143.75 6.25 6.25], 'FaceColor',[0 0 0]);
rectangle('Position',[187.5 -150 6.25 6.25], 'FaceColor',[0 0 0]);
rectangle('Position',[193.75 -150 6.25 6.25], 'FaceColor',[0 0 0]);
rectangle('Position',[100 -156.25 6.25 6.25], 'FaceColor',[1 1 1]);
rectangle('Position',[100 -162.5 6.25 6.25], 'FaceColor',[1 1 1]);
rectangle('Position',[100 -168.75 6.25 6.25], 'FaceColor',[1 1 1]);
rectangle('Position',[100 -175 6.25 6.25], 'FaceColor',[1 1 1]);
rectangle('Position',[100 -181.25 6.25 6.25], 'FaceColor',[1 1 1]);
rectangle('Position',[100 -187.5 6.25 6.25], 'FaceColor',[1 1 1]);
rectangle('Position',[100 -193.75 6.25 6.25], 'FaceColor',[1 1 1]);
rectangle('Position',[100 -200 6.25 6.25], 'FaceColor',[0 0 0]);
rectangle('Position',[106.25 -200 6.25 6.25], 'FaceColor',[0 0 0]);
rectangle('Position',[125 -193.75 6.25 6.25], 'FaceColor',[1 1 1]);
rectangle('Position',[131.25 -193.75 6.25 6.25], 'FaceColor',[1 1 1]);
rectangle('Position',[125 -200 6.25 6.25], 'FaceColor',[0 0 0]);
rectangle('Position',[131.25 -200 6.25 6.25], 'FaceColor',[0 0 0]);
rectangle('Position',[137.5 -193.75 6.25 6.25], 'FaceColor',[1 1 1]);
rectangle('Position',[143.75 -193.75 6.25 6.25], 'FaceColor',[1 1 1]);
rectangle('Position',[137.5 -200 6.25 6.25], 'FaceColor',[0 0 0]);
rectangle('Position',[143.75 -200 6.25 6.25], 'FaceColor',[0 0 0]);
rectangle('Position',[150 -156.25 6.25 6.25], 'FaceColor',[0 0 0]);
rectangle('Position',[156.25 -156.25 6.25 6.25], 'FaceColor',[0 0 0]);
rectangle('Position',[150 -162.5 6.25 6.25], 'FaceColor',[1 1 1]);
rectangle('Position',[156.25 -162.5 6.25 6.25], 'FaceColor',[1 1 1]);
rectangle('Position',[162.5 -156.25 6.25 6.25], 'FaceColor',[0 0 0]);
rectangle('Position',[168.75 -156.25 6.25 6.25], 'FaceColor',[0 0 0]);
rectangle('Position',[162.5 -162.5 6.25 6.25], 'FaceColor',[1 1 1]);
rectangle('Position',[168.75 -162.5 6.25 6.25], 'FaceColor',[1 1 1]);
rectangle('Position',[175 -156.25 6.25 6.25], 'FaceColor',[0 0 0]);
rectangle('Position',[181.25 -156.25 6.25 6.25], 'FaceColor',[0 0 0]);
rectangle('Position',[175 -162.5 6.25 6.25], 'FaceColor',[1 1 1]);
rectangle('Position',[181.25 -162.5 6.25 6.25], 'FaceColor',[1 1 1]);
rectangle('Position',[187.5 -156.25 6.25 6.25], 'FaceColor',[0 0 0]);
rectangle('Position',[193.75 -156.25 6.25 6.25], 'FaceColor',[0 0 0]);
rectangle('Position',[187.5 -162.5 6.25 6.25], 'FaceColor',[1 1 1]);
rectangle('Position',[193.75 -162.5 6.25 6.25], 'FaceColor',[0 0 0]);
rectangle('Position',[187.5 -168.75 6.25 6.25], 'FaceColor',[1 1 1]);
rectangle('Position',[193.75 -168.75 6.25 6.25], 'FaceColor',[0 0 0]);
rectangle('Position',[187.5 -175 6.25 6.25], 'FaceColor',[1 1 1]);
rectangle('Position',[193.75 -175 6.25 6.25], 'FaceColor',[0 0 0]);
rectangle('Position',[150 -193.75 6.25 6.25], 'FaceColor',[1 1 1]);
rectangle('Position',[156.25 -193.75 6.25 6.25], 'FaceColor',[1 1 1]);
rectangle('Position',[150 -200 6.25 6.25], 'FaceColor',[0 0 0]);
rectangle('Position',[156.25 -200 6.25 6.25], 'FaceColor',[0 0 0]);
rectangle('Position',[162.5 -193.75 6.25 6.25], 'FaceColor',[1 1 1]);
rectangle('Position',[168.75 -193.75 6.25 6.25], 'FaceColor',[1 1 1]);
rectangle('Position',[162.5 -200 6.25 6.25], 'FaceColor',[0 0 0]);
rectangle('Position',[168.75 -200 6.25 6.25], 'FaceColor',[0 0 0]);
rectangle('Position',[187.5 -181.25 6.25 6.25], 'FaceColor',[1 1 1]);
rectangle('Position',[193.75 -181.25 6.25 6.25], 'FaceColor',[0 0 0]);
rectangle('Position',[187.5 -187.5 6.25 6.25], 'FaceColor',[1 1 1]);
rectangle('Position',[193.75 -187.5 6.25 6.25], 'FaceColor',[0 0 0]);
rectangle('Position',[175 -193.75 6.25 6.25], 'FaceColor',[1 1 1]);
rectangle('Position',[181.25 -193.75 6.25 6.25], 'FaceColor',[1 1 1]);
rectangle('Position',[175 -200 6.25 6.25], 'FaceColor',[0 0 0]);
rectangle('Position',[181.25 -200 6.25 6.25], 'FaceColor',[0 0 0]);
rectangle('Position',[187.5 -193.75 6.25 6.25], 'FaceColor',[1 1 1]);
rectangle('Position',[193.75 -193.75 6.25 6.25], 'FaceColor',[0 0 0]);
rectangle('Position',[187.5 -200 6.25 6.25], 'FaceColor',[0 0 0]);
rectangle('Position',[193.75 -200 6.25 6.25], 'FaceColor',[0 0 0]);
rectangle('Position',[37.5 -9.375 3.125 3.125], 'FaceColor',[1 1 1]);
rectangle('Position',[40.625 -9.375 3.125 3.125], 'FaceColor',[0 0 0]);
rectangle('Position',[37.5 -12.5 3.125 3.125], 'FaceColor',[1 1 1]);
rectangle('Position',[40.625 -12.5 3.125 3.125], 'FaceColor',[0 0 0]);
rectangle('Position',[37.5 -15.625 3.125 3.125], 'FaceColor',[1 1 1]);
rectangle('Position',[40.625 -15.625 3.125 3.125], 'FaceColor',[0 0 0]);
rectangle('Position',[37.5 -18.75 3.125 3.125], 'FaceColor',[1 1 1]);
rectangle('Position',[40.625 -18.75 3.125 3.125], 'FaceColor',[0 0 0]);
rectangle('Position',[37.5 -21.875 3.125 3.125], 'FaceColor',[1 1 1]);
rectangle('Position',[40.625 -21.875 3.125 3.125], 'FaceColor',[0 0 0]);
rectangle('Position',[37.5 -25 3.125 3.125], 'FaceColor',[1 1 1]);
rectangle('Position',[40.625 -25 3.125 3.125], 'FaceColor',[0 0 0]);
rectangle('Position',[37.5 -28.125 3.125 3.125], 'FaceColor',[1 1 1]);
rectangle('Position',[40.625 -28.125 3.125 3.125], 'FaceColor',[0 0 0]);
rectangle('Position',[37.5 -31.25 3.125 3.125], 'FaceColor',[1 1 1]);
rectangle('Position',[40.625 -31.25 3.125 3.125], 'FaceColor',[0 0 0]);
rectangle('Position',[37.5 -34.375 3.125 3.125], 'FaceColor',[1 1 1]);
rectangle('Position',[40.625 -34.375 3.125 3.125], 'FaceColor',[0 0 0]);
rectangle('Position',[37.5 -37.5 3.125 3.125], 'FaceColor',[1 1 1]);
rectangle('Position',[40.625 -37.5 3.125 3.125], 'FaceColor',[0 0 0]);
rectangle('Position',[37.5 -40.625 3.125 3.125], 'FaceColor',[1 1 1]);
rectangle('Position',[40.625 -40.625 3.125 3.125], 'FaceColor',[0 0 0]);
rectangle('Position',[37.5 -43.75 3.125 3.125], 'FaceColor',[1 1 1]);
rectangle('Position',[40.625 -43.75 3.125 3.125], 'FaceColor',[0 0 0]);
rectangle('Position',[37.5 -46.875 3.125 3.125], 'FaceColor',[1 1 1]);
rectangle('Position',[40.625 -46.875 3.125 3.125], 'FaceColor',[0 0 0]);
rectangle('Position',[37.5 -50 3.125 3.125], 'FaceColor',[1 1 1]);
rectangle('Position',[40.625 -50 3.125 3.125], 'FaceColor',[0 0 0]);
rectangle('Position',[87.5 -9.375 3.125 3.125], 'FaceColor',[0 0 0]);
rectangle('Position',[90.625 -9.375 3.125 3.125], 'FaceColor',[1 1 1]);
rectangle('Position',[87.5 -12.5 3.125 3.125], 'FaceColor',[0 0 0]);
rectangle('Position',[90.625 -12.5 3.125 3.125], 'FaceColor',[1 1 1]);
rectangle('Position',[87.5 -15.625 3.125 3.125], 'FaceColor',[0 0 0]);
rectangle('Position',[90.625 -15.625 3.125 3.125], 'FaceColor',[1 1 1]);
rectangle('Position',[87.5 -18.75 3.125 3.125], 'FaceColor',[0 0 0]);
rectangle('Position',[90.625 -18.75 3.125 3.125], 'FaceColor',[1 1 1]);
rectangle('Position',[87.5 -21.875 3.125 3.125], 'FaceColor',[0 0 0]);
rectangle('Position',[90.625 -21.875 3.125 3.125], 'FaceColor',[1 1 1]);
rectangle('Position',[87.5 -25 3.125 3.125], 'FaceColor',[0 0 0]);
rectangle('Position',[90.625 -25 3.125 3.125], 'FaceColor',[1 1 1]);
rectangle('Position',[87.5 -28.125 3.125 3.125], 'FaceColor',[0 0 0]);
rectangle('Position',[90.625 -28.125 3.125 3.125], 'FaceColor',[1 1 1]);
rectangle('Position',[87.5 -31.25 3.125 3.125], 'FaceColor',[0 0 0]);
rectangle('Position',[90.625 -31.25 3.125 3.125], 'FaceColor',[1 1 1]);
rectangle('Position',[87.5 -34.375 3.125 3.125], 'FaceColor',[0 0 0]);
rectangle('Position',[90.625 -34.375 3.125 3.125], 'FaceColor',[1 1 1]);
rectangle('Position',[87.5 -37.5 3.125 3.125], 'FaceColor',[0 0 0]);
rectangle('Position',[90.625 -37.5 3.125 3.125], 'FaceColor',[1 1 1]);
rectangle('Position',[87.5 -40.625 3.125 3.125], 'FaceColor',[0 0 0]);
rectangle('Position',[90.625 -40.625 3.125 3.125], 'FaceColor',[1 1 1]);
rectangle('Position',[87.5 -43.75 3.125 3.125], 'FaceColor',[0 0 0]);
rectangle('Position',[90.625 -43.75 3.125 3.125], 'FaceColor',[1 1 1]);
rectangle('Position',[87.5 -46.875 3.125 3.125], 'FaceColor',[0 0 0]);
rectangle('Position',[90.625 -46.875 3.125 3.125], 'FaceColor',[1 1 1]);
rectangle('Position',[87.5 -50 3.125 3.125], 'FaceColor',[0 0 0]);
rectangle('Position',[90.625 -50 3.125 3.125], 'FaceColor',[1 1 1]);
rectangle('Position',[43.75 -90.625 3.125 3.125], 'FaceColor',[1 1 1]);
rectangle('Position',[46.875 -90.625 3.125 3.125], 'FaceColor',[1 1 1]);
rectangle('Position',[43.75 -93.75 3.125 3.125], 'FaceColor',[0 0 0]);
rectangle('Position',[46.875 -93.75 3.125 3.125], 'FaceColor',[0 0 0]);
rectangle('Position',[50 -90.625 3.125 3.125], 'FaceColor',[1 1 1]);
rectangle('Position',[53.125 -90.625 3.125 3.125], 'FaceColor',[1 1 1]);
rectangle('Position',[50 -93.75 3.125 3.125], 'FaceColor',[0 0 0]);
rectangle('Position',[53.125 -93.75 3.125 3.125], 'FaceColor',[0 0 0]);
rectangle('Position',[87.5 -103.125 3.125 3.125], 'FaceColor',[0 0 0]);
rectangle('Position',[90.625 -103.125 3.125 3.125], 'FaceColor',[0 0 0]);
rectangle('Position',[87.5 -106.25 3.125 3.125], 'FaceColor',[1 1 1]);
rectangle('Position',[90.625 -106.25 3.125 3.125], 'FaceColor',[1 1 1]);
rectangle('Position',[93.75 -103.125 3.125 3.125], 'FaceColor',[0 0 0]);
rectangle('Position',[96.875 -103.125 3.125 3.125], 'FaceColor',[0 0 0]);
rectangle('Position',[93.75 -106.25 3.125 3.125], 'FaceColor',[1 1 1]);
rectangle('Position',[96.875 -106.25 3.125 3.125], 'FaceColor',[1 1 1]);
rectangle('Position',[100 -103.125 3.125 3.125], 'FaceColor',[0 0 0]);
rectangle('Position',[103.125 -103.125 3.125 3.125], 'FaceColor',[0 0 0]);
rectangle('Position',[100 -106.25 3.125 3.125], 'FaceColor',[1 1 1]);
rectangle('Position',[103.125 -106.25 3.125 3.125], 'FaceColor',[1 1 1]);
rectangle('Position',[106.25 -103.125 3.125 3.125], 'FaceColor',[0 0 0]);
rectangle('Position',[109.375 -103.125 3.125 3.125], 'FaceColor',[0 0 0]);
rectangle('Position',[106.25 -106.25 3.125 3.125], 'FaceColor',[1 1 1]);
rectangle('Position',[109.375 -106.25 3.125 3.125], 'FaceColor',[1 1 1]);
rectangle('Position',[112.5 -103.125 3.125 3.125], 'FaceColor',[0 0 0]);
rectangle('Position',[115.625 -103.125 3.125 3.125], 'FaceColor',[0 0 0]);
rectangle('Position',[112.5 -106.25 3.125 3.125], 'FaceColor',[1 1 1]);
rectangle('Position',[115.625 -106.25 3.125 3.125], 'FaceColor',[1 1 1]);
rectangle('Position',[118.75 -103.125 3.125 3.125], 'FaceColor',[0 0 0]);
rectangle('Position',[121.875 -103.125 3.125 3.125], 'FaceColor',[0 0 0]);
rectangle('Position',[118.75 -106.25 3.125 3.125], 'FaceColor',[1 1 1]);
rectangle('Position',[121.875 -106.25 3.125 3.125], 'FaceColor',[1 1 1]);
rectangle('Position',[125 -103.125 3.125 3.125], 'FaceColor',[0 0 0]);
rectangle('Position',[128.125 -103.125 3.125 3.125], 'FaceColor',[0 0 0]);
rectangle('Position',[125 -106.25 3.125 3.125], 'FaceColor',[1 1 1]);
rectangle('Position',[128.125 -106.25 3.125 3.125], 'FaceColor',[1 1 1]);
rectangle('Position',[106.25 -140.625 3.125 3.125], 'FaceColor',[1 1 1]);
rectangle('Position',[109.375 -140.625 3.125 3.125], 'FaceColor',[0 0 0]);
rectangle('Position',[106.25 -143.75 3.125 3.125], 'FaceColor',[1 1 1]);
rectangle('Position',[109.375 -143.75 3.125 3.125], 'FaceColor',[0 0 0]);
rectangle('Position',[106.25 -146.875 3.125 3.125], 'FaceColor',[1 1 1]);
rectangle('Position',[109.375 -146.875 3.125 3.125], 'FaceColor',[0 0 0]);
rectangle('Position',[106.25 -150 3.125 3.125], 'FaceColor',[1 1 1]);
rectangle('Position',[109.375 -150 3.125 3.125], 'FaceColor',[0 0 0]);
rectangle('Position',[150 -140.625 3.125 3.125], 'FaceColor',[1 1 1]);
rectangle('Position',[153.125 -140.625 3.125 3.125], 'FaceColor',[1 1 1]);
rectangle('Position',[150 -143.75 3.125 3.125], 'FaceColor',[0 0 0]);
rectangle('Position',[153.125 -143.75 3.125 3.125], 'FaceColor',[0 0 0]);
rectangle('Position',[156.25 -140.625 3.125 3.125], 'FaceColor',[1 1 1]);
rectangle('Position',[159.375 -140.625 3.125 3.125], 'FaceColor',[1 1 1]);
rectangle('Position',[156.25 -143.75 3.125 3.125], 'FaceColor',[0 0 0]);
rectangle('Position',[159.375 -143.75 3.125 3.125], 'FaceColor',[0 0 0]);
rectangle('Position',[162.5 -140.625 3.125 3.125], 'FaceColor',[1 1 1]);
rectangle('Position',[165.625 -140.625 3.125 3.125], 'FaceColor',[1 1 1]);
rectangle('Position',[162.5 -143.75 3.125 3.125], 'FaceColor',[0 0 0]);
rectangle('Position',[165.625 -143.75 3.125 3.125], 'FaceColor',[0 0 0]);
rectangle('Position',[168.75 -140.625 3.125 3.125], 'FaceColor',[1 1 1]);
rectangle('Position',[171.875 -140.625 3.125 3.125], 'FaceColor',[1 1 1]);
rectangle('Position',[168.75 -143.75 3.125 3.125], 'FaceColor',[0 0 0]);
rectangle('Position',[171.875 -143.75 3.125 3.125], 'FaceColor',[0 0 0]);
rectangle('Position',[175 -140.625 3.125 3.125], 'FaceColor',[1 1 1]);
rectangle('Position',[178.125 -140.625 3.125 3.125], 'FaceColor',[1 1 1]);
rectangle('Position',[175 -143.75 3.125 3.125], 'FaceColor',[0 0 0]);
rectangle('Position',[178.125 -143.75 3.125 3.125], 'FaceColor',[0 0 0]);
rectangle('Position',[181.25 -140.625 3.125 3.125], 'FaceColor',[1 1 1]);
rectangle('Position',[184.375 -140.625 3.125 3.125], 'FaceColor',[1 1 1]);
rectangle('Position',[181.25 -143.75 3.125 3.125], 'FaceColor',[0 0 0]);
rectangle('Position',[184.375 -143.75 3.125 3.125], 'FaceColor',[0 0 0]);
rectangle('Position',[187.5 -140.625 3.125 3.125], 'FaceColor',[1 1 1]);
rectangle('Position',[190.625 -140.625 3.125 3.125], 'FaceColor',[1 1 1]);
rectangle('Position',[187.5 -143.75 3.125 3.125], 'FaceColor',[0 0 0]);
rectangle('Position',[190.625 -143.75 3.125 3.125], 'FaceColor',[0 0 0]);
rectangle('Position',[106.25 -153.125 3.125 3.125], 'FaceColor',[1 1 1]);
rectangle('Position',[109.375 -153.125 3.125 3.125], 'FaceColor',[0 0 0]);
rectangle('Position',[106.25 -156.25 3.125 3.125], 'FaceColor',[1 1 1]);
rectangle('Position',[109.375 -156.25 3.125 3.125], 'FaceColor',[0 0 0]);
rectangle('Position',[106.25 -159.375 3.125 3.125], 'FaceColor',[1 1 1]);
rectangle('Position',[109.375 -159.375 3.125 3.125], 'FaceColor',[0 0 0]);
rectangle('Position',[106.25 -162.5 3.125 3.125], 'FaceColor',[1 1 1]);
rectangle('Position',[109.375 -162.5 3.125 3.125], 'FaceColor',[0 0 0]);
rectangle('Position',[106.25 -165.625 3.125 3.125], 'FaceColor',[1 1 1]);
rectangle('Position',[109.375 -165.625 3.125 3.125], 'FaceColor',[0 0 0]);
rectangle('Position',[106.25 -168.75 3.125 3.125], 'FaceColor',[1 1 1]);
rectangle('Position',[109.375 -168.75 3.125 3.125], 'FaceColor',[0 0 0]);
rectangle('Position',[106.25 -171.875 3.125 3.125], 'FaceColor',[1 1 1]);
rectangle('Position',[109.375 -171.875 3.125 3.125], 'FaceColor',[0 0 0]);
rectangle('Position',[106.25 -175 3.125 3.125], 'FaceColor',[1 1 1]);
rectangle('Position',[109.375 -175 3.125 3.125], 'FaceColor',[0 0 0]);
rectangle('Position',[106.25 -178.125 3.125 3.125], 'FaceColor',[1 1 1]);
rectangle('Position',[109.375 -178.125 3.125 3.125], 'FaceColor',[0 0 0]);
rectangle('Position',[106.25 -181.25 3.125 3.125], 'FaceColor',[1 1 1]);
rectangle('Position',[109.375 -181.25 3.125 3.125], 'FaceColor',[0 0 0]);
rectangle('Position',[106.25 -184.375 3.125 3.125], 'FaceColor',[1 1 1]);
rectangle('Position',[109.375 -184.375 3.125 3.125], 'FaceColor',[0 0 0]);
rectangle('Position',[106.25 -187.5 3.125 3.125], 'FaceColor',[1 1 1]);
rectangle('Position',[109.375 -187.5 3.125 3.125], 'FaceColor',[0 0 0]);
rectangle('Position',[106.25 -190.625 3.125 3.125], 'FaceColor',[1 1 1]);
rectangle('Position',[109.375 -190.625 3.125 3.125], 'FaceColor',[0 0 0]);
rectangle('Position',[106.25 -193.75 3.125 3.125], 'FaceColor',[1 1 1]);
rectangle('Position',[109.375 -193.75 3.125 3.125], 'FaceColor',[0 0 0]);
X=[186.667,182.5,177.5,175,150,137.5,137.5,133.75,131.25,128.125,125,121.875,118.75,115.625,112.5,109.375,106.25,103.125,100,96.875,93.75,90.625,87.5,75,62.5,50,25,25,25,13.3333,13.3333];
Y=[-13.3333,-25,-37.5,-50,-75,-87.5,-93.75,-100,-103.125,-103.125,-103.125,-103.125,-103.125,-103.125,-103.125,-103.125,-103.125,-103.125,-103.125,-103.125,-103.125,-103.125,-103.125,-100,-87.5,-75,-50,-37.5,-25,-13.3333,-13.3333];
hold on;
plot(X,Y,'r');
plot(X,Y,'bo');
legend('608.53','Location','southoutside');
